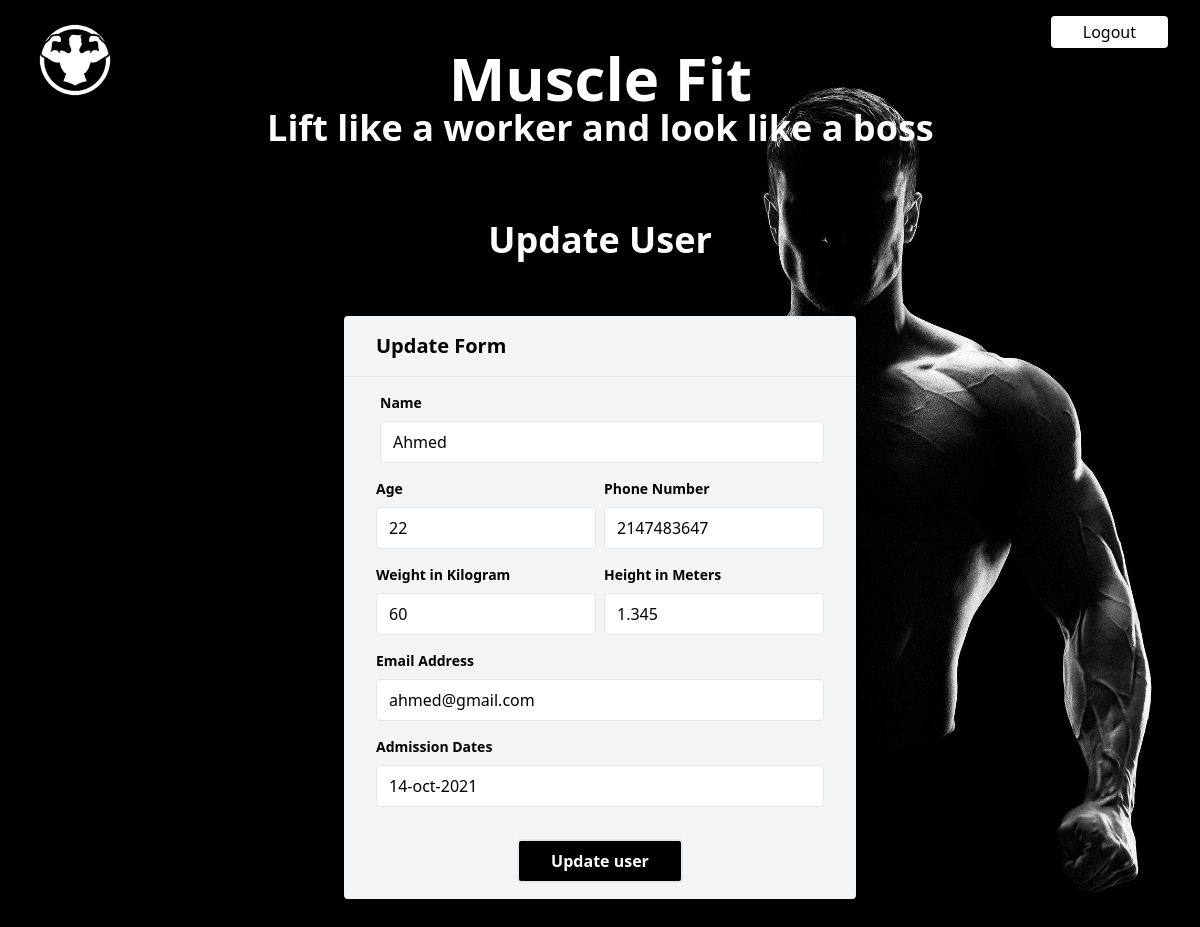
/edit_user.php?id=9 (signed in), run on the app's committed database.
### tables this page shows
CREATE TABLE `users` (
  `id` int(11) NOT NULL,
  `name` varchar(1000) NOT NULL,
  `age` int(11) NOT NULL,
  `phone` int(11) NOT NULL,
  `weight` float NOT NULL,
  `height` float NOT NULL,
  `email` varchar(1000) NOT NULL,
  `admission_date` varchar(500) NOT NULL,
  `password` varchar(100) NOT NULL,
  `fees` tinyint(1) NOT NULL DEFAULT 0,
  `leaving_date` varchar(100) NOT NULL,
  `current_weight` float NOT NULL,
  `current_height` float NOT NULL,
  `leaving_reason` varchar(1000) NOT NULL,
  `user_remarks` varchar(1000) NOT NULL
);

### edit_user.php (the view, shortened to what this page needs)
<?php
$conn = new mysqli("localhost", "root", "" , "gym");
$sql = "SELECT * FROM users WHERE id=".$_GET['id'];
$result = $conn->query($sql);
if ($result->num_rows > 0) {
    while($row = $result->fetch_assoc()) {
        $name = $row['name'];
        $age = $row['age'];
        $phone = $row['phone'];
        $weight = $row['weight'];
        $height = $row['height'];
        $email = $row['email'];
        $admission_date = $row['admission_date'];
    }
} else {
    echo "0 results";
}
?>
<!DOCTYPE html>
<html lang="en">
<head>
    <link href="https://unpkg.com/tailwindcss@^2/dist/tailwind.min.css" rel="stylesheet">
</head>
<body >
<div>
<div class="flex-container">
    <div>
        <a href="admin_panel.php">
            <img src="logo.png" alt="" width="150px" height="150px">
        </a>
    </div>
    <div class="my-12 ml-auto mr-auto ">
        <h1 class="text-6xl font-extrabold text-center text-white "> Muscle Fit </h1>
        <h1 class="text-4xl font-bold text-center text-white "> Lift like a worker and look like a boss </h1>
    </div>
    <div class="flex flex-row-reverse ">
            <div >
                <button class="px-8 py-1 mt-4 mr-8 text-black bg-white rounded ">
                     <a  href="logout.php"> Logout</a>
                </button>
            </div>
        </div>
</div>
<div class="w-full bg-grey-lightest" id="admission" >
      <h1 class="text-4xl font-bold text-center text-white my-6 ">Update User</h1>
    <div class="container mx-auto py-8">
      <div class="w-5/6 lg:w-1/2 mx-auto bg-gray-100 rounded shadow">
            <div class="py-4 px-8 text-black font-bold text-xl border-b border-grey-lighter">Update Form</div>
            <div class="py-4 px-8">
                <form action="edit_user_query.php?user_id=<?php echo $_GET['id'] ?>" method="POST" >
                <div class="flex mb-4">
                    <div class=" w-full ml-1">
                        <label class="block text-grey-darker text-sm font-bold mb-2" for="name">Name</label>
                        <input class="appearance-none border rounded w-full py-2 px-3 text-grey-darker" id="name" name="name" type="text" value="<?php echo $name; ?>" >
                    </div>
                </div>
                <div class="flex mb-4">
                    <div class="w-1/2 mr-1">
                        <label class="block text-grey-darker text-sm font-bold mb-2" for="Age">Age</label>
                        <input class="appearance-none border rounded w-full py-2 px-3 text-grey-darker" id="age"  name="age"type="number" value="<?php echo $age; ?>" >
                    </div>
                    <div class="w-1/2 ml-1">
                        <label class="block text-grey-darker text-sm font-bold mb-2" for="Phone">Phone Number</label>
                        <input class="appearance-none border rounded w-full py-2 px-3 text-grey-darker" id="phone" name="phone" type="number" value="<?php echo $phone; ?>" >
                    </div>
                </div>
                <div class="flex mb-4">
                    <div class="w-1/2 mr-1">
                        <label class="block text-grey-darker text-sm font-bold mb-2" for="Weight">Weight in Kilogram</label>
                        <input class="appearance-none border rounded w-full py-2 px-3 text-grey-darker" id="weight" name="weight" type="text" value="<?php echo $weight; ?>">
                    </div>
                    <div class="w-1/2 ml-1">
                        <label class="block text-grey-darker text-sm font-bold mb-2" for="Height">Height in Meters</label>
                        <input class="appearance-none border rounded w-full py-2 px-3 text-grey-darker" id="height" name="height" type="text" value="<?php echo $height; ?>">
                    </div>
                </div>
                <div class="mb-4">
                    <label class="block text-grey-darker text-sm font-bold mb-2" for="email">Email Address</label>
                    <input class="appearance-none border rounded w-full py-2 px-3 text-grey-darker" id="email" name="email" type="email" value="<?php echo $email; ?>">
                </div>
                <div class="mb-4">
                    <label class="block text-grey-darker text-sm font-bold mb-2" for="Admission_date">Admission Dates</label>
                    <input class="appearance-none border rounded w-full py-2 px-3 text-grey-darker" id="admission_date" name="admission_date" type="text" value="<?php echo $admission_date; ?>">
                </div>
                <div class="flex justify-center mt-8">
                    <button class="bg-black hover:bg-white hover:text-black border-2 text-white font-bold py-2 px-8  rounded" id="addbtn" name="btn" type="submit">
                        Update user
                    </button>
                </div>
                </form>
            </div>
        </div>
    </div>
  </div>
</div>
</body>
</html>

### edit_user.php (style rules this page uses)
body { background-image: url("gym1.jpg"); background-size: cover; }
.flex-container { display: flex; justify-content:left; }
* { box-sizing: border-box; }

### data on the page
users: name "Ahmed", age "22", phone "2147483647", weight "60", height "1.345", email "ahmed@gmail.com", admission_date "14-oct-2021"
